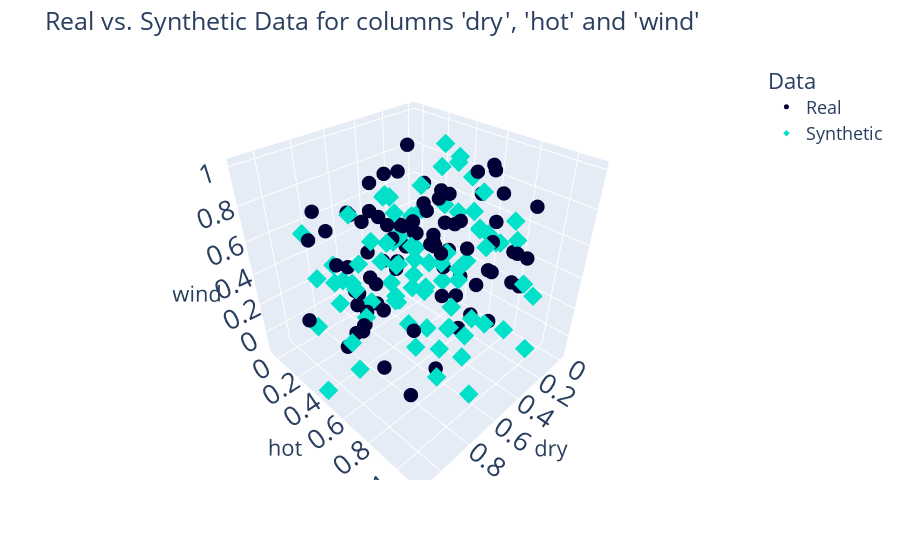

The cell this chart's notebook holds for it:
### Code cell
compare_3d(df_normalized, synthetic_data)
